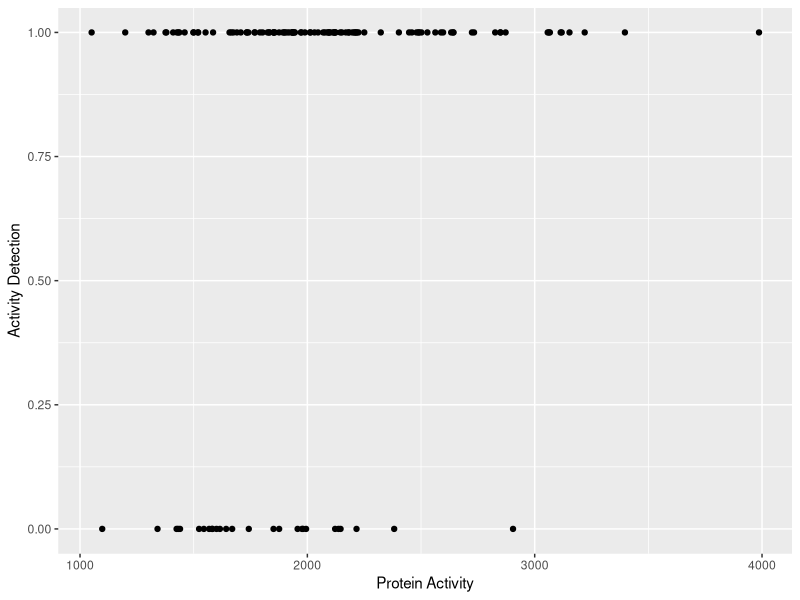
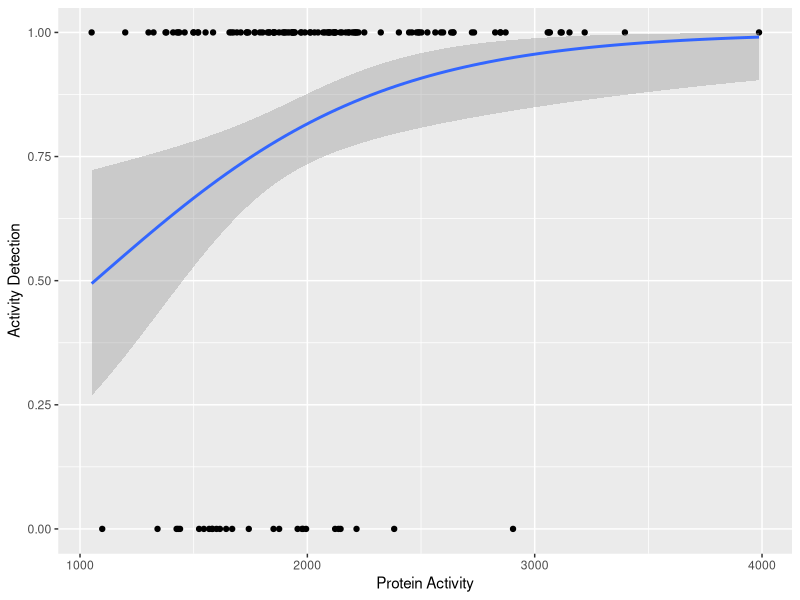

Reproduce these figures in R, in order.
## ---- chunk 1

knitr::opts_chunk$set(echo = TRUE)

library(ggplot2) # plotting library

## ---- chunk 2

# Load data
dummydata <- read.csv("GeneExpressionData.csv", header = TRUE, sep = ",")

# Preview the data
head(dummydata)

## ---- chunk 3

# Use ggplot to create a scatter plot comparing transcriptions and expression levels
# length for the species
ggplot(data = dummydata, aes(x = MeanActivity, y = MeanActivityQuali)) +
  geom_point() +
  labs(x = "Protein Activity",
       y = "Activity Detection") 

# Add a logistic smooth line
ggplot(data = dummydata, aes(x = MeanActivity, y = MeanActivityQuali)) +
  geom_point() +
  geom_smooth(method = "glm", method.args = list(family = "binomial")) +
  labs(x = "Protein Activity",
       y = "Activity Detection") 

## ---- chunk 4

# glm() function to fit the generalized linear model to the data
# Here we use the 'binomial' family 
glm = glm(MeanActivityQuali ~ MeanActivity, data = dummydata, family = "binomial")

# Use summary to obtain the estimates for the parameters a and b, as well as the p-value
summary(glm)

# Extract the coefficient alpha and beta
coefficients(glm)

# Back-transform the coefficient with the inverse-logit function
exp(coefficients(glm))/(1+exp(coefficients(glm)))

